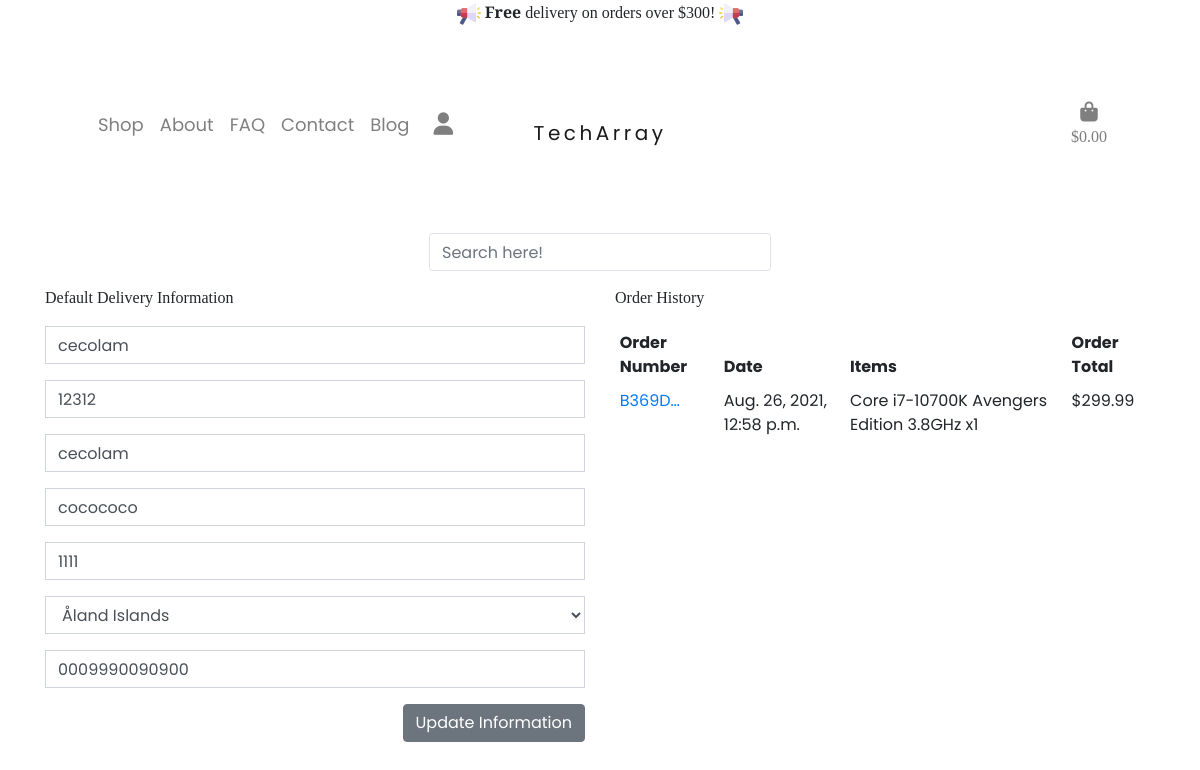
The app's page /profile/ (signed in) with its own data.
### profiles/models.py (models this page shows, shortened)
class UserProfile(models.Model):
    user = models.OneToOneField(User, on_delete=models.CASCADE)
    default_street_address1 = models.CharField(max_length=80, null=True, blank=True)
    default_street_address2 = models.CharField(max_length=80, null=True, blank=True)
    default_town_or_city = models.CharField(max_length=40, null=True, blank=True)
    default_county = models.CharField(max_length=80, null=True, blank=True)
    default_postcode = models.CharField(max_length=20, null=True, blank=True)
    default_country = CountryField(blank_label='Country', null=True, blank=True)
    default_phone_number = models.CharField(max_length=20, null=True, blank=True)

### checkout/models.py (models this page shows, shortened)
class Order(models.Model):
    order_number = models.CharField(max_length=32, null=False, editable=False)
    user_profile = models.ForeignKey(UserProfile, on_delete=models.SET_NULL,
                                     null=True, blank=True, related_name='orders')
    full_name = models.CharField(max_length=50, null=False, blank=False)
    email = models.EmailField(max_length=254, null=False, blank=False)
    phone_number = models.CharField(max_length=20, null=False, blank=False)
    country = CountryField(blank_label='Country *', null=False, blank=False)
    postcode = models.CharField(max_length=20, null=True, blank=True)
    town_or_city = models.CharField(max_length=40, null=False, blank=False)
    street_address1 = models.CharField(max_length=80, null=False, blank=False)
    street_address2 = models.CharField(max_length=80, null=True, blank=True)
    county = models.CharField(max_length=80, null=True, blank=True)
    date = models.DateTimeField(auto_now_add=True)
    delivery_cost = models.DecimalField(max_digits=6, decimal_places=2, null=False, default=0)
    order_total = models.DecimalField(max_digits=10, decimal_places=2, null=False, default=0)
    grand_total = models.DecimalField(max_digits=10, decimal_places=2, null=False, default=0)
    original_bag = models.TextField(null=False, blank=False, default='')
    stripe_pid = models.CharField(max_length=254, null=False, blank=False, default='')

class OrderLineItem(models.Model):
    order = models.ForeignKey(Order, null=False, blank=False, on_delete=models.CASCADE, related_name='lineitems') or 0
    product = models.ForeignKey(Product, null=False, blank=False, on_delete=models.CASCADE)
    quantity = models.IntegerField(null=False, blank=False, default=0)
    lineitem_total = models.DecimalField(max_digits=6, decimal_places=2, null=False, blank=False, editable=False)

### products/models.py (models this page shows, shortened)
class Product(models.Model):
    category = models.ForeignKey('Category', null=True, blank=True, on_delete=models.SET_NULL)
    sku = models.UUIDField(default=uuid.uuid4, editable=True, unique=True)
    name = models.CharField(max_length=254)
    description = models.TextField()
    price = models.DecimalField(max_digits=6, decimal_places=2)
    image = models.ImageField(null=True, blank=True)

### profiles/views.py (the view)
# urls.py: path('', views.profile, name='profile'),
@login_required
def profile(request):
    profile = get_object_or_404(UserProfile, user=request.user)
    if request.method == 'POST':
        form = UserProfileForm(request.POST, instance=profile)
        if form.is_valid():
            form.save()
            messages.success(request, 'Profile updated successfully')
        else:
            messages.error(request, 'Update failed. Please ensure the form is valid.')
    else:
        form = UserProfileForm(instance=profile)
    orders = profile.orders.all()
    template = 'profiles/profile.html'
    context = {
        'form': form,
        'orders': orders,
        'on_profile_page': True
    }
    return render(request, template, context)

### profiles/forms.py
class UserProfileForm(forms.ModelForm):
    class Meta:
        model = UserProfile
        exclude = ('user',)
    def __init__(self, *args, **kwargs):
        super().__init__(*args, **kwargs)
        placeholders = {
            'default_email': 'Email Address',
            'default_phone_number': 'Phone Number',
            'default_postcode': 'Postal Code',
            'default_town_or_city': 'Town or City',
            'default_street_address1': 'Street Address 1',
            'default_street_address2': 'Street Address 2',
            'default_county': 'County, State or Locality',
        }
        self.fields['default_phone_number'].widget.attrs['autofocus'] = True
        for field in self.fields:
            if field != 'default_country':
                if self.fields[field].required:
                    placeholder = f'{placeholders[field]} *'
                else:
                    placeholder = placeholders[field]
                self.fields[field].widget.attrs['placeholder'] = placeholder
            self.fields[field].widget.attrs['class'] = 'border-black rounded-0 profile-form-input'
            self.fields[field].label = False

### bag/contexts.py (called while the page is built, shortened)
def bag_contents(request):
    bag_items = []
    total = 0
    product_count = 0
    bag = request.session.get('bag', {})
    if total < settings.FREE_DELIVERY_THRESHOLD:
        delivery = total * Decimal(settings.STANDARD_DELIVERY_PERCENTAGE / 100)
        free_delivery_delta = settings.FREE_DELIVERY_THRESHOLD - total
    else:
        delivery = 0
        free_delivery_delta = 0
    grand_total = delivery + total
    context = {
        'bag_items': bag_items,
        'total': total,
        'product_count': product_count,
        'delivery': delivery,
        'free_delivery_delta': free_delivery_delta,
        'free_delivery_threshold': settings.FREE_DELIVERY_THRESHOLD,
        'grand_total': grand_total,
    }
    return context

### profiles/templates/profiles/profile.html
{% extends "base.html" %} {% load static %} {% block content %}
{% block extracss %}
<link rel="stylesheet" href="{% static 'profiles/css/profile.css' %}" />
{% endblock %}
<div class="container container-padding bag-container">
  <div class="row">
    <div class="col">
      <h2>My Profile</h2>
    </div>
  </div>
  <div class="row">
    <div class="col-12 col-lg-6">
      <p>Default Delivery Information</p>
      <form class="mt-3" action="{% url 'profile' %}" method="POST" id="profile-update-form">
        {% csrf_token %} {{ form|crispy }}
        <button class="btn btn-secondary float-right">
          Update Information
        </button>
      </form>
    </div>
    <div class="col-12 col-lg-6">
      <p>Order History</p>
      <div class="order-history table-responsive">
        <table class="table table-sm table-borderless">
          <thead>
            <tr>
              <th>Order Number</th>
              <th>Date</th>
              <th>Items</th>
              <th>Order Total</th>
            </tr>
          </thead>
          <tbody>
            {% for order in orders %}
            <tr>
              <td>
                <a href="{% url 'order_history' order.order_number %}" title="{{ order.order_number }}">
                  {{ order.order_number|truncatechars:6 }}
                </a>
              </td>
              <td>{{ order.date }}</td>
              <td>
                <ul class="list-unstyled">
                  {% for item in order.lineitems.all %}
                  <li>{{ item.product.name }} x{{ item.quantity }}</li>
                  {% endfor %}
                </ul>
              </td>
              <td>${{ order.grand_total }}</td>
            </tr>
            {% endfor %}
          </tbody>
        </table>
      </div>
    </div>
  </div>
</div>
{{ profile }} {% endblock %}

### templates/base.html (shortened to what this page needs)
{% load static %}
<!doctype html>
<html lang="en">
  <head>
    {% block corecss %}
        <link rel="stylesheet" href="https://stackpath.bootstrapcdn.com/bootstrap/4.4.1/css/bootstrap.min.css">
    {% endblock %}
    {% block extra_css %}
      <link rel="stylesheet" href="https://stackpath.bootstrapcdn.com/bootstrap/4.4.1/css/bootstrap.min.css">
      <link rel="stylesheet" href="{% static 'css/base.css' %}">
    {% endblock %}
  </head>
  <body>
    <header class="fixed-top bg-white">
		<div class="container">
			<div id="delivery-banner" class="row text-center">
				<div class="col">
					<p> <img src="{{ MEDIA_URL }}megaphone.png" alt=">>>"> <strong>Free</strong> delivery on orders over ${{ free_delivery_threshold }}! <img src="{{ MEDIA_URL }}megaphone-right.png" alt=">>>"></p>
				</div>
			</div>
		</div>
		<nav class="navbar navbar-expand-xl navbar-light bg-white">
			<div class="col-4 toggler-col">
				<div class="col-4 collapse navbar-collapse nav-item-list" id="navbarSupportedContent">
					<ul class="navbar-nav justify-content-start">
						<li class="nav-item">
							<a class="nav-link" aria-label="Shop" href="{% url 'products' %}">Shop</a>
						</li>
						<li class="nav-item">
							<a class="nav-link" aria-label="About" href="{% url 'about' %}#about">About</a>
						</li>
						<li class="nav-item">
							<a class="nav-link" href="{% url 'accordion' %}">FAQ</a>
						</li>
						<li class="nav-item">
							<a class="nav-link" href="{% url 'contact' %}">Contact</a>
						</li>
						<li class="nav-item">
							<a class="nav-link" href="{% url 'blog' %}">Blog</a>
						</li>
						<li class="nav-item dropdown my-account-mobile">
							<a class="nav-link" data-toggle="dropdown" href="#" role="button" id="myaccount"
								aria-haspopup="true" aria-expanded="false">
								<div>
									<p class="d-xl-block newfont"><i class="nav-link fas fa-user fa-lg"></i>
									</p>
								</div>
							</a>
						</li>
					</ul>
				</div>
			</div>
			<div class="col-4 navbar-brand-col text-center">
				<a class="navbar-brand" aria-label="Home" href="{% url 'home' %}">TechArray</a>
			</div>
			<div class="col-4 nav-icons">
				<ul class="nav-bag-account navbar-nav justify-content-end">
					<li class="nav-item list-inline-item">
						<a class="{% if grand_total %}text-info{% else %}{% endif %} nav-link" href="{% url 'view_bag' %}">
							<div class="text-center nav-bag">
								<div><i class="nav-link fas fa-shopping-bag fa-lg"></i></div>
								<p class="d-none d-xl-block">
									{% if grand_total %} ${{ grand_total|floatformat:2 }}
									{% else %} $0.00 {% endif %}
								</p>
							</div>
						</a>
					</li>
				</ul>
			</div>
		</nav>
		<form method="GET" action="{% url 'products' %}" class="search-site-form form-inline">
			<div class="input-group">
				<input class="form-control border" name="q" type="search" placeholder="Search here!" id="example-search-input">
			</div>
		</form>
	</header>
    {% block content %}
    {% endblock %}
	{% block extracss %}
	{% endblock %}
  </body>
</html>

### static/css/base.css (style rules this page uses)
* { margin: 0; padding: 0; }
html, body { width: auto; overflow-x: hidden!important ; }
body { font-family: 'Poppins', serif; }
p { font-family: 'Spectral', serif; font-weight: 500 !important; }
h2 { color: #5a5656; }
#navbarSupportedContent { transition: height 0.1s ease-out; }
.navbar { margin: 0px 24px; }
.navbar-brand { letter-spacing: 5.6px; font-size: 28px; margin-right: 0px; }
.my-account-mobile { display: none; }
.nav-item { font-size: 16px; }
.nav-icons { width: auto; padding: 0px; padding-right: 5px; }
.nav-icons ul li { padding: 0px 5px; }
.nav-bag p { color: #7b7c7c!important; }
.search-site-form { display: grid; align-items: center; justify-content: center; padding: 10px; }
select, select option { color: black; }
.container-padding { padding-top: 15em; }
@media only screen and (max-width: 1200px) { .navbar { margin: 16px 75px;; padding: 0px; } }
@media only screen and (max-width: 1200px) { .nav-item-list { text-align: left; padding: 40px 0px; max-width: 100%; } }
@media only screen and (max-width: 1200px) { .nav-item-list li { padding: 5px 0px; font-size: 18px; } }
@media only screen and (max-width: 1200px) { .navbar-brand { letter-spacing: 3.5px; font-size: 20px; } }
@media only screen and (max-width: 1200px) { .nav-bag-account { -webkit-box-orient: unset; -webkit-box-direction: unset; -ms-flex-direction: unset; flex-direction: unset; } }
@media only screen and (max-width: 1200px) { .my-account-mobile { display: block; } }

### profiles/static/profiles/css/profile.css (style rules this page uses)
.order-history { max-height: 416px; overflow-y: auto; }

### records on screen
UserProfile: default_street_address1 "cecolam", default_street_address2 "12312", default_town_or_city "cecolam", default_county "cocococo", default_postcode "1111", default_country "Åland Islands", default_phone_number "0009990090900"
Order: order_number "B369D…", date "Aug. 26, 2021, 12:58 p.m.", grand_total "299.99"
OrderLineItem: product.name "Core i7-10700K Avengers Edition 3.8GHz", quantity "1"

### other values on screen
{{ free_delivery_threshold }} "300"
